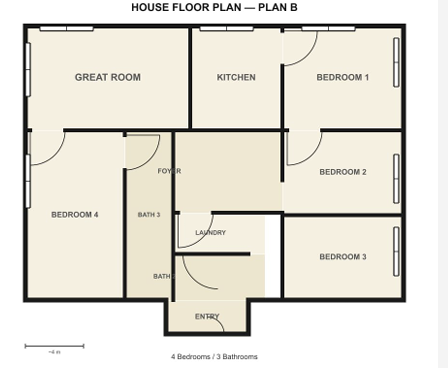
#> input picture backend/test/F2.png, 448 x 368 px, found by its file name
$ python main.py
#> lines starting #> are read from the running program, lines starting #| are printed output that depends on the picture; after the words box and inside, x2 and y2 are one past the last pixel; in counts of white or black regions, pixels touching at a corner belong together
import cv2
import numpy as np
import os
import json
from shapely.geometry import LineString, Polygon, Point


# ═══════════════════════════════════════════════════════════════════
#  TUNABLE CONSTANTS  — adjust these if your image scale changes
# ═══════════════════════════════════════════════════════════════════

# HoughCircles params
HC_DP          = 1      # inverse resolution ratio (1 = full res)
HC_MIN_DIST    = 30     # minimum distance between detected circle centres
HC_PARAM1      = 50     # Canny high threshold inside HoughCircles
HC_PARAM2      = 20     # accumulator threshold — LOWER = more detections
                        # raise to 25-30 if you get too many false circles
HC_MIN_RADIUS  = 30     # smallest door arc radius in pixels
HC_MAX_RADIUS  = 80     # largest door arc radius in pixels
                        # (in the sample image doors are r=41-74 px)

# Gate matching — how strictly a detected circle must align with a wall line
PIVOT_SNAP        = 25  # px: arc centre must be this close to a wall endpoint
RADIUS_TOLERANCE  = 0.40  # arc radius vs wall-line length may differ by ±40 %

# Window detection
WIN_SNAP = 14           # px: window centroid must be this close to a wall line


# ═══════════════════════════════════════════════════════════════════
#  1. WINDOW DETECTION
#     Windows = thin elongated rectangles, perfectly convex (no arc).
# ═══════════════════════════════════════════════════════════════════

def _detect_windows(gray: np.ndarray) -> list[dict]:
    """Returns list of {x, y, w, h, cx, cy}."""
    _, thresh = cv2.threshold(gray, 200, 255, cv2.THRESH_BINARY_INV)
    contours, _ = cv2.findContours(thresh, cv2.RETR_LIST, cv2.CHAIN_APPROX_SIMPLE)

    windows = []
    for cnt in contours:
        area = cv2.contourArea(cnt)
        if not (100 < area < 5000):
            continue

        epsilon = 0.02 * cv2.arcLength(cnt, True)
        approx  = cv2.approxPolyDP(cnt, epsilon, True)
        if len(approx) != 4:
            continue

        x, y, w, h = cv2.boundingRect(cnt)
        aspect = float(w) / h if h > 0 else 0

        # Windows are elongated (thin in one axis)
        if not (aspect > 1.5 or aspect < 0.6):
            continue

        # Perfectly convex → not a door arc contour
        if not cv2.isContourConvex(approx):
            continue

        windows.append({
            "x": x, "y": y, "w": w, "h": h,
            "cx": x + w / 2, "cy": y + h / 2,
        })

    return windows


# ═══════════════════════════════════════════════════════════════════
#  2. GATE / DOOR DETECTION  — HoughCircles-based
#
#  An architectural door = straight line (door panel, length R)
#  + quarter-circle arc of radius R from one endpoint.
#
#  HoughCircles detects the arc directly; we then match each detected
#  circle to the nearest wall-line endpoint whose length ≈ the radius.
# ═══════════════════════════════════════════════════════════════════

def _detect_gates(gray: np.ndarray,
                  debug_img: np.ndarray | None = None) -> list[dict]:
    """
    Returns list of {cx, cy, width}.
      cx, cy  = arc centre = door hinge point in image pixels
      width   = arc radius = door panel length in image pixels
    """
    # Blur slightly so the thin arc stroke feeds cleanly into Hough
    blurred = cv2.GaussianBlur(gray, (5, 5), 1)

    raw = cv2.HoughCircles(
        blurred,
        cv2.HOUGH_GRADIENT,
        dp        = HC_DP,
        minDist   = HC_MIN_DIST,
        param1    = HC_PARAM1,
        param2    = HC_PARAM2,
        minRadius = HC_MIN_RADIUS,
        maxRadius = HC_MAX_RADIUS,
    )

    gates = []
    if raw is None:
        return gates

    for cx, cy, r in np.round(raw[0]).astype(int):
        gates.append({
            "cx":    float(cx),
            "cy":    float(cy),
            "width": float(r),
        })

        if debug_img is not None:
            cv2.circle(debug_img, (cx, cy), r,    (0, 140, 255), 2)
            cv2.circle(debug_img, (cx, cy), 4,    (0,  60, 255), -1)
            cv2.putText(debug_img, f"r={r}",
                        (cx + 6, cy - 6),
                        cv2.FONT_HERSHEY_SIMPLEX, 0.35, (0, 100, 255), 1)

    return gates


# ═══════════════════════════════════════════════════════════════════
#  3. CLASSIFY OPENINGS PER WALL SEGMENT
# ═══════════════════════════════════════════════════════════════════

def _classify_openings(line:    LineString,
                       windows: list[dict],
                       gates:   list[dict]) -> list[dict]:
    openings = []

    # ── Window check (centroid close to the wall line) ────────────────────────
    for win in windows:
        pt = Point(win["cx"], win["cy"])
        if line.distance(pt) <= WIN_SNAP:
            proj = line.project(pt)
            openings.append({
                "type":   "window",
                "offset": round(proj, 2),
                "width":  round(max(win["w"], win["h"]), 2),
            })
            break   # at most one window per segment

    if openings:
        return openings  # windows take priority

    # ── Gate check ────────────────────────────────────────────────────────────
    # Rule: the arc's centre (hinge) must lie very close to ONE ENDPOINT of the
    # wall segment, AND the arc radius must roughly equal the segment length.
    #
    # Why endpoints only?  The hinge of a door is always at a wall corner —
    # never floating in the middle of a wall.
    p0       = Point(line.coords[0])
    p1       = Point(line.coords[1])
    line_len = line.length

    for gate in gates:
        gpt     = Point(gate["cx"], gate["cy"])
        near_p0 = gpt.distance(p0) <= PIVOT_SNAP
        near_p1 = gpt.distance(p1) <= PIVOT_SNAP

        if not (near_p0 or near_p1):
            continue

        radius_ok = (abs(gate["width"] - line_len) / max(line_len, 1)
                     <= RADIUS_TOLERANCE)
        if not radius_ok:
            continue

        openings.append({
            "type":   "gate",
            "offset": 0,
            "width":  round(gate["width"], 2),
        })
        break   # at most one gate per segment

    return openings


# ═══════════════════════════════════════════════════════════════════
#  4. MAIN
# ═══════════════════════════════════════════════════════════════════

def get_Cordinates(DEBUG: bool = False) -> dict:
#> called with DEBUG = True
    file_path = os.path.join(os.getcwd(), 'test', 'F2.png')
    img = cv2.imread(file_path)
#> img is the input picture: shape (368, 448, 3); mean B, G, R 216.8, 226.2, 229.2
    if img is None:
        return {"rooms": []}

    # ── Pre-processing & text removal ─────────────────────────────────────────
    gray = cv2.cvtColor(img, cv2.COLOR_BGR2GRAY)
    _, thresh = cv2.threshold(gray, 200, 255, cv2.THRESH_BINARY_INV)
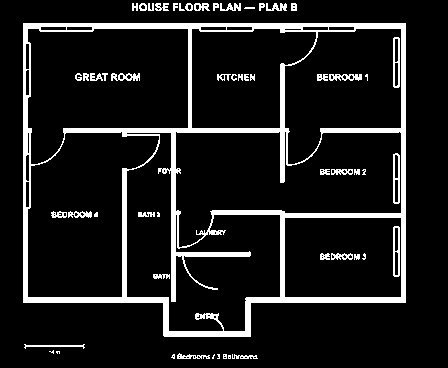
#> thresh: shape (368, 448); 10.8% white; 55 white regions (12 under 20 px), largest, box (x1, y1, x2, y2) and area: (23, 23, 406, 337) 14644, (393, 37, 400, 88) 217, (393, 226, 400, 277) 217

    nlabels, labels, stats, _ = cv2.connectedComponentsWithStats(thresh, connectivity=8)
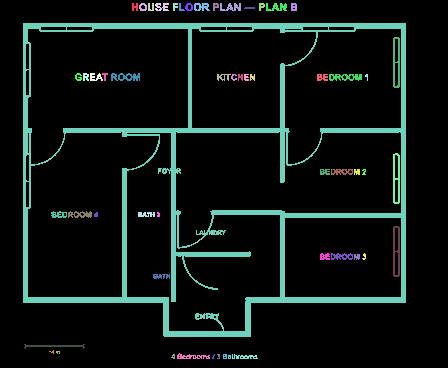
#> labels: shape (368, 448) int32; 56 distinct labels, from 0 to 55; one colour per label, 0 black
#> nlabels = 56; stats = 56 rows, first 6: [0, 0, 448, 368, 147062], [132, 3, 6, 8, 36], [139, 3, 8, 8, 42], [148, 3, 6, 8, 35], [155, 3, 14, 8, 76], [173, 3, 5, 8, 28]
    text_mask = np.zeros_like(thresh)
    for i in range(1, nlabels):
        if stats[i,2] < 60 and stats[i,3] < 60 and stats[i,4] < 800:
            text_mask[labels == i] = 255
#> text_mask: shape (368, 448); 1.8% white in thin lines or dots, all inside (x1, y1, x2, y2) = (49, 3, 400, 359)

    clean_img  = cv2.inpaint(img, text_mask, 3, cv2.INPAINT_TELEA)
    clean_gray = cv2.cvtColor(clean_img, cv2.COLOR_BGR2GRAY)

    _, clean_thresh = cv2.threshold(clean_gray, 200, 255, cv2.THRESH_BINARY_INV)
#> clean_thresh: shape (368, 448); 9% white; 2 white regions, box (x1, y1, x2, y2) and area: (23, 23, 406, 337) 14644, (24, 344, 85, 349) 128
    kernel     = np.ones((4, 4), np.uint8)
    walls_mask = cv2.morphologyEx(clean_thresh, cv2.MORPH_CLOSE, kernel)
#> walls_mask: shape (368, 448); 9.6% white; 2 white regions

    # ── Feature detection ─────────────────────────────────────────────────────
    windows        = _detect_windows(clean_gray)
#> in _detect_windows, `contours, _ = cv2.findContours(thresh, cv2.RETR_LIST, cv2.CHAIN_APPROX..`: contours = 29 contours, 8 with area under 20; largest, box (x1, y1, x2, y2) and area: (23, 23, 406, 337) 109536, (175, 131, 402, 248) 17826, (27, 28, 189, 165) 16748, (126, 132, 281, 332) 16322, (27, 131, 160, 298) 15550
#> the loop in _detect_windows, `for cnt in contours:` made 29 passes
#> area on passes 1, 8, 13, 14, 15, 16, 19, 20: 63, 9358, 16322.5, 40, 17826, 15550, 11576, 32
#> after the loop in _detect_windows, `for cnt in contours:`: windows = 8 items
#> windows = 8 items
    debug_line_img = img.copy()
    gates          = _detect_gates(clean_gray,
                                   debug_img=debug_line_img if DEBUG else None)
#> in _detect_gates, `raw = cv2.HoughCircles( blurred, cv2.HOUGH_GRADIENT, dp        = HC_DP..`: raw = [[222.5, 251.5, 41.6], [30.5, 130.5, 35.2], [125.5, 135.5, 34.9], [282.5, 31.5, 34.9], [287.5, 130.5, 32.6], [219.5, 286.5, 49.7], [179.5, 214.5, 33.7]]
#> the loop in _detect_gates, `for cx, cy, r in np.round(raw[0]).astype(int):` made 7 passes
#> (cx, cy, r) on passes 1 to 7: (222, 252, 42), (30, 130, 35), (126, 136, 35), (282, 32, 35), (288, 130, 33), (220, 286, 50), (180, 214, 34)
#> after the loop in _detect_gates, `for cx, cy, r in np.round(raw[0]).astype(int):`:
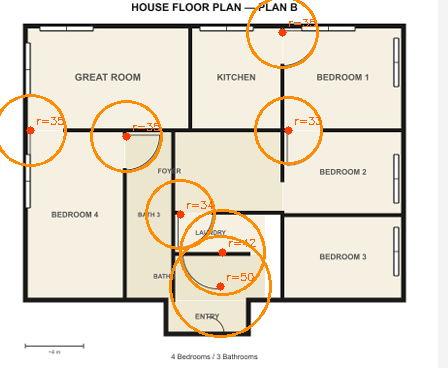
#> debug_img: shape (368, 448, 3); mean B, G, R 210.4, 223.7, 230.6
#> after the loop in _detect_gates, `for cx, cy, r in np.round(raw[0]).astype(int):`: gates = 7 items
#> gates = 7 items

    if DEBUG:
        print(f"[DEBUG] Windows detected : {len(windows)}")
#| [DEBUG] Windows detected : 8
        print(f"[DEBUG] Gate arcs detected: {len(gates)}")
#| [DEBUG] Gate arcs detected: 7
        for g in gates:
            print(f"         arc  cx={g['cx']:.0f} cy={g['cy']:.0f} r={g['width']:.0f}")
#> this loop made 7 passes
#> (printed output is left out)

    # ── Room contours + Hough lines ───────────────────────────────────────────
    contours, _ = cv2.findContours(walls_mask, cv2.RETR_EXTERNAL,
                                   cv2.CHAIN_APPROX_SIMPLE)
#> contours = 2 contours; box (x1, y1, x2, y2) and area: (24, 24, 407, 338) 109536, (25, 345, 86, 350) 67
    lines = cv2.HoughLinesP(
        walls_mask, 1, np.pi / 180,
        threshold=30, minLineLength=40, maxLineGap=15,
    )
#> lines = 95 rows, first 6: [24, 24, 406, 24], [321, 131, 406, 131], [165, 29, 406, 25], [246, 301, 406, 301], [24, 303, 176, 301], [64, 130, 289, 130]

    rooms_data = []

    if lines is not None:
        all_wall_lines = [
            LineString([(l[0][0], l[0][1]), (l[0][2], l[0][3])])
            for l in lines
        ]
#> all_wall_lines = 95 items

        for i, cnt in enumerate(contours):
            if cv2.contourArea(cnt) < 2000:
                continue

            x, y, w, h = cv2.boundingRect(cnt)
            room_poly   = Polygon(cnt.reshape(-1, 2))

            room_obj = {
                "name":   f"Room {i + 1}",
                "center": {"x": float(x + w / 2), "y": float(y + h / 2)},
                "walls":  [],
            }

            for line in all_wall_lines:
                if not room_poly.buffer(5).intersects(line):
                    continue

                x1, y1 = line.coords[0]
                x2, y2 = line.coords[1]

                openings = _classify_openings(line, windows, gates)

                # Debug colours: blue=window, orange=gate, green=plain wall
                if any(o["type"] == "window" for o in openings):
                    color = (255, 120, 0)
                elif any(o["type"] == "gate" for o in openings):
                    color = (0, 165, 255)
                else:
                    color = (0, 210, 0)

                cv2.line(debug_line_img,
                         (int(x1), int(y1)), (int(x2), int(y2)), color, 2)

                room_obj["walls"].append({
                    "id":       f"wall_{len(room_obj['walls'])}",
                    "start":    {"x": float(x1), "y": float(y1)},
                    "end":      {"x": float(x2), "y": float(y2)},
                    "openings": openings,
                })

            rooms_data.append(room_obj)
#> this loop made 2 passes
#> (x, y, w, h) on pass 2: (24, 24, 383, 314)
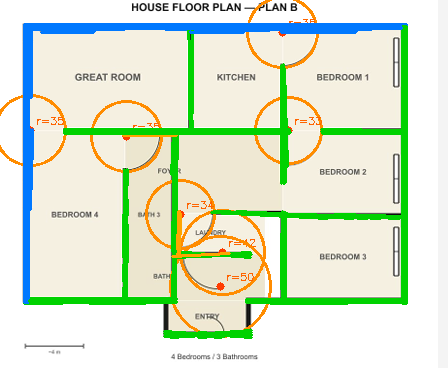
#> debug_line_img: shape (368, 448, 3); 13.78% of pixels changed, all inside (x1, y1, x2, y2) = (0, 0, 408, 339)
#> after the loop, rooms_data = 1 item

    # ── Debug display ─────────────────────────────────────────────────────────
    if DEBUG:
        # Mark windows cyan
        for win in windows:
            cv2.rectangle(debug_line_img,
                          (win["x"], win["y"]),
                          (win["x"] + win["w"], win["y"] + win["h"]),
                          (255, 255, 0), 2)
            cv2.putText(debug_line_img, "WIN",
                        (win["x"], win["y"] - 5),
                        cv2.FONT_HERSHEY_SIMPLEX, 0.38, (255, 255, 0), 1)
#> this loop made 8 passes
#> win on passes 2, 7, 8: {'x': 25, 'y': 43, 'w': 5, 'h': 27, 'cx': 27.5, 'cy': 56.5}, {'x': 66, 'y': 26, 'w': 27, 'h': 5, 'cx': 79.5, 'cy': 28.5}, {'x': 40, 'y': 26, 'w': 27, 'h': 5, 'cx': 53.5, 'cy': 28.5}
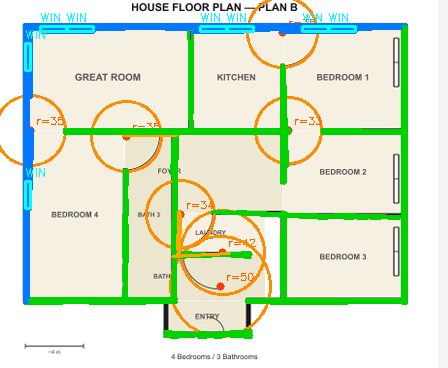
#> debug_line_img: shape (368, 448, 3); 1.17% of pixels changed, all inside (x1, y1, x2, y2) = (24, 13, 357, 210)

        text_vis  = cv2.cvtColor(text_mask,  cv2.COLOR_GRAY2BGR)
        walls_vis = cv2.cvtColor(walls_mask, cv2.COLOR_GRAY2BGR)
#> walls_vis: shape (368, 448, 3); 9.6% white; 2 white regions, box (x1, y1, x2, y2) and area: (24, 24, 407, 338) 15672, (25, 345, 86, 350) 132

        # Show gate circles on the walls mask panel too
        for g in gates:
            cv2.circle(walls_vis,
                       (int(g["cx"]), int(g["cy"])), int(g["width"]),
                       (0, 140, 255), 2)
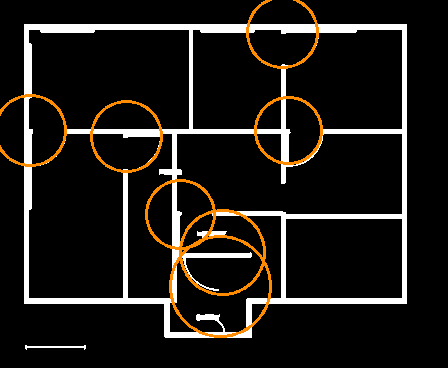
#> walls_vis: shape (368, 448, 3); mean B, G, R 22.9, 26.9, 30.2

        top_row    = np.hstack((img,       text_vis))
        bottom_row = np.hstack((walls_vis, debug_line_img))
        combined   = cv2.resize(np.vstack((top_row, bottom_row)),
                                (0, 0), fx=0.6, fy=0.6)
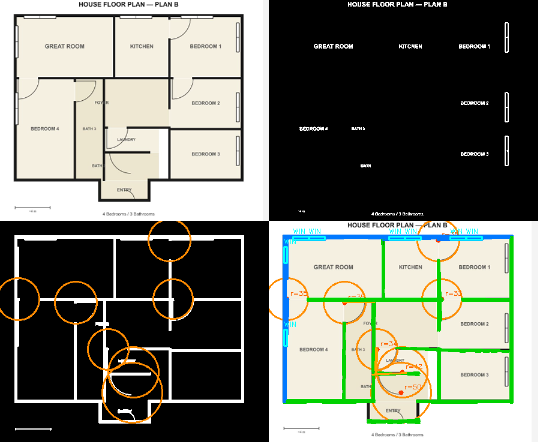
#> combined: shape (442, 538, 3); mean B, G, R 113.3, 122.6, 120.4

        cv2.imshow(
            'TL:Original | TR:TextMask | BL:WallsMask+GateCircles | BR:Detected',
            combined,
        )
        cv2.waitKey(0)
        cv2.destroyAllWindows()

    return {"rooms": rooms_data}


# ─────────────────────────────────────────────
if __name__ == "__main__":
    result = get_Cordinates(DEBUG=True)
#> result = 1 item
    print(json.dumps(result, indent=2))
#> (printed output is left out)

$ run again, with backend/test/F1.png copied over backend/test/F2.png
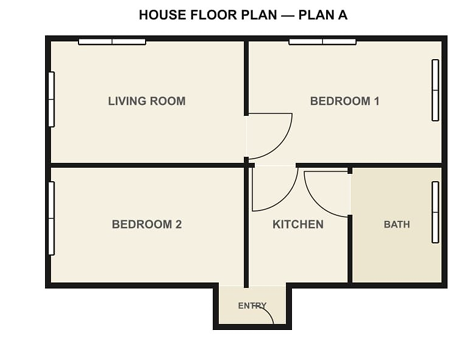
#> input picture backend/test/F1.png, 474 x 339 px, found by its file name
#> in get_Cordinates, img is the input picture: shape (339, 474, 3); mean B, G, R 217.1, 226.1, 228.9
#> thresh: shape (339, 474); 10.2% white; 50 white regions (1 under 20 px), largest, box (x1, y1, x2, y2) and area: (45, 35, 448, 330) 13108, (431, 59, 440, 122) 333, (431, 181, 440, 244) 332
#> in get_Cordinates, `nlabels, labels, stats, _ = cv2.connectedComponentsWithStats(thresh, c..`:
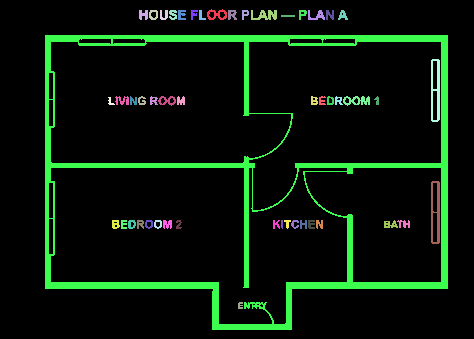
#> labels: shape (339, 474) int32; 51 distinct labels, from 0 to 50; one colour per label, 0 black
#> nlabels = 51; stats = 51 rows, first 6: [0, 0, 474, 339, 144332], [207, 9, 20, 11, 118], [139, 10, 9, 10, 67], [149, 10, 9, 10, 56], [160, 10, 8, 10, 53], [169, 10, 8, 10, 57]
#> walls_mask: shape (339, 474); 8.9% white; 1 white region
#> in _detect_windows, `contours, _ = cv2.findContours(thresh, cv2.RETR_LIST, cv2.CHAIN_APPROX..`: contours = 22 contours, 3 with area under 20; largest, box (x1, y1, x2, y2) and area: (45, 35, 448, 330) 104944, (50, 167, 348, 325) 33003, (50, 41, 292, 164) 24848, (248, 41, 442, 211) 23383, (304, 167, 442, 283) 11940
#> the loop in _detect_windows, `for cnt in contours:` made 22 passes
#> (area, epsilon, approx, x, y, w, h, aspect) on passes 4 to 8: (178, 1.59, [[49, 218], [53, 219], [52, 254], [48, 253]], 48, 218, 6, 37, 0.162), (148, 1.35, [[433, 212], [437, 213], [436, 242], [432, 241]], 432, 212, 6, 31, 0.194), (146.5, 1.34, [[433, 182], [437, 183], [436, 212], [432, 210]], 432, 182, 6, 31, 0.194), (178, 1.59, [[49, 182], [53, 183], [52, 218], [48, 217]], 48, 182, 6, 37, 0.162), (494, 2.75, [[432, 181], [431, 242], [438, 243], [439, 182]], 431, 181, 9, 63, 0.143)
#> after the loop in _detect_windows, `for cnt in contours:`: windows = 12 items
#> raw = [[252.5, 165.5, 43.6], [346.5, 173.5, 43.3], [246.5, 113.5, 46]]
#> the loop in _detect_gates, `for cx, cy, r in np.round(raw[0]).astype(int):` made 3 passes
#> (cx, cy, r) on passes 1 to 3: (252, 166, 44), (346, 174, 43), (246, 114, 46)
#> after the loop in _detect_gates, `for cx, cy, r in np.round(raw[0]).astype(int):`: gates = 3 items
#| [DEBUG] Windows detected : 12
#| [DEBUG] Gate arcs detected: 3
#> the loop in get_Cordinates, `for g in gates:` made 3 passes
#> (printed output is left out)
#> in get_Cordinates, `contours, _ = cv2.findContours(walls_mask, cv2.RETR_EXTERNAL, cv2.CHAI..`: contours = 1 contour; box (x1, y1, x2, y2) and area: (46, 36, 449, 331) 104946
#> lines = 101 rows, first 6: [46, 37, 448, 37], [46, 165, 255, 165], [46, 39, 448, 39], [46, 36, 448, 36], [296, 167, 448, 167], [46, 286, 219, 286]
#> all_wall_lines = 101 items
#> the loop in get_Cordinates, `for i, cnt in enumerate(contours):` made 1 pass
#> (x, y, w, h) on pass 1: (46, 36, 403, 295)
#> after the loop in get_Cordinates, `for i, cnt in enumerate(contours):`: rooms_data = 1 item
#> the loop in get_Cordinates, `for win in windows:` made 12 passes
#> win on passes 1, 4, 6, 7, 8, 9, 11: {'x': 48, 'y': 218, 'w': 6, 'h': 37, 'cx': 51, 'cy': 236.5}, {'x': 48, 'y': 182, 'w': 6, 'h': 37, 'cx': 51, 'cy': 200.5}, {'x': 48, 'y': 99, 'w': 6, 'h': 28, 'cx': 51, 'cy': 113}, {'x': 432, 'y': 90, 'w': 6, 'h': 31, 'cx': 435, 'cy': 105.5}, {'x': 48, 'y': 72, 'w': 6, 'h': 28, 'cx': 51, 'cy': 86}, {'x': 432, 'y': 60, 'w': 6, 'h': 30, 'cx': 435, 'cy': 75}, {'x': 289, 'y': 38, 'w': 34, 'h': 7, 'cx': 306, 'cy': 41.5}
#> text_vis: shape (339, 474, 3); 1.6% white in thin lines or dots, all inside (x1, y1, x2, y2) = (108, 9, 410, 309)
#> in get_Cordinates, `combined   = cv2.resize(np.vstack((top_row, bottom_row)), (0, 0), fx=0..`:
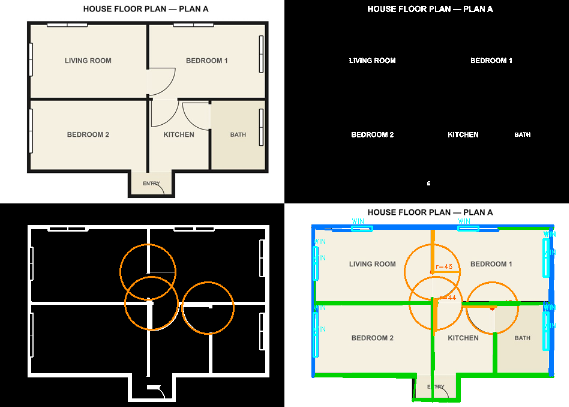
#> combined: shape (407, 569, 3); mean B, G, R 115, 121.9, 119.3
#> (printed output is left out)
